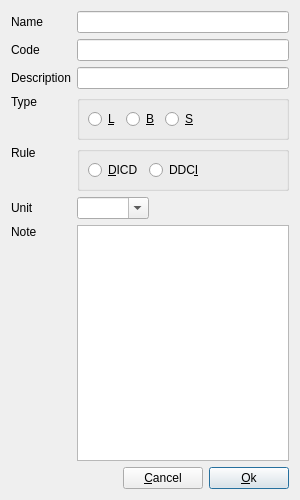
<?xml version="1.0" encoding="UTF-8"?>
<ui version="4.0">
 <class>InsertNodeFinance</class>
 <widget class="QDialog" name="InsertNodeFinance">
  <property name="geometry">
   <rect>
    <x>0</x>
    <y>0</y>
    <width>300</width>
    <height>500</height>
   </rect>
  </property>
  <layout class="QGridLayout" name="gridLayout_3">
   <item row="2" column="0">
    <widget class="QLabel" name="labDescription">
     <property name="text">
      <string>Description</string>
     </property>
     <property name="buddy">
      <cstring>lineDescription</cstring>
     </property>
    </widget>
   </item>
   <item row="8" column="3">
    <widget class="QPushButton" name="pBtnOk">
     <property name="sizePolicy">
      <sizepolicy hsizetype="Fixed" vsizetype="Fixed">
       <horstretch>0</horstretch>
       <verstretch>0</verstretch>
      </sizepolicy>
     </property>
     <property name="text">
      <string>&amp;Ok</string>
     </property>
     <property name="default">
      <bool>true</bool>
     </property>
    </widget>
   </item>
   <item row="8" column="2">
    <widget class="QPushButton" name="pBtnCancel">
     <property name="sizePolicy">
      <sizepolicy hsizetype="Fixed" vsizetype="Fixed">
       <horstretch>0</horstretch>
       <verstretch>0</verstretch>
      </sizepolicy>
     </property>
     <property name="text">
      <string>&amp;Cancel</string>
     </property>
    </widget>
   </item>
   <item row="4" column="0">
    <widget class="QLabel" name="labRule">
     <property name="sizePolicy">
      <sizepolicy hsizetype="Preferred" vsizetype="Preferred">
       <horstretch>0</horstretch>
       <verstretch>0</verstretch>
      </sizepolicy>
     </property>
     <property name="text">
      <string>Rule</string>
     </property>
     <property name="alignment">
      <set>Qt::AlignmentFlag::AlignLeading|Qt::AlignmentFlag::AlignLeft|Qt::AlignmentFlag::AlignTop</set>
     </property>
     <property name="buddy">
      <cstring>rBtnDICD</cstring>
     </property>
    </widget>
   </item>
   <item row="3" column="1" colspan="3">
    <widget class="QGroupBox" name="groupBox_2">
     <property name="title">
      <string/>
     </property>
     <layout class="QGridLayout" name="gridLayout_2">
      <property name="leftMargin">
       <number>8</number>
      </property>
      <property name="topMargin">
       <number>8</number>
      </property>
      <property name="rightMargin">
       <number>8</number>
      </property>
      <property name="bottomMargin">
       <number>8</number>
      </property>
      <property name="spacing">
       <number>-1</number>
      </property>
      <item row="1" column="2">
       <widget class="QRadioButton" name="rBtnBranch">
        <property name="toolTip">
         <string>Branch</string>
        </property>
        <property name="text">
         <string notr="true">&amp;B</string>
        </property>
       </widget>
      </item>
      <item row="1" column="1">
       <widget class="QRadioButton" name="rBtnLeaf">
        <property name="toolTip">
         <string>Leaf</string>
        </property>
        <property name="text">
         <string notr="true">&amp;L</string>
        </property>
       </widget>
      </item>
      <item row="1" column="3">
       <widget class="QRadioButton" name="rBtnSupport">
        <property name="toolTip">
         <string>Support</string>
        </property>
        <property name="text">
         <string notr="true">&amp;S</string>
        </property>
       </widget>
      </item>
      <item row="1" column="4">
       <spacer name="horizontalSpacer_3">
        <property name="orientation">
         <enum>Qt::Orientation::Horizontal</enum>
        </property>
        <property name="sizeHint" stdset="0">
         <size>
          <width>40</width>
          <height>5</height>
         </size>
        </property>
       </spacer>
      </item>
     </layout>
    </widget>
   </item>
   <item row="5" column="0">
    <widget class="QLabel" name="labUnit">
     <property name="text">
      <string>Unit</string>
     </property>
     <property name="buddy">
      <cstring>comboUnit</cstring>
     </property>
    </widget>
   </item>
   <item row="4" column="1" colspan="3">
    <widget class="QGroupBox" name="groupBox">
     <property name="title">
      <string/>
     </property>
     <layout class="QGridLayout" name="gridLayout">
      <property name="leftMargin">
       <number>8</number>
      </property>
      <property name="topMargin">
       <number>8</number>
      </property>
      <property name="rightMargin">
       <number>8</number>
      </property>
      <property name="bottomMargin">
       <number>8</number>
      </property>
      <property name="spacing">
       <number>-1</number>
      </property>
      <item row="0" column="0">
       <widget class="QRadioButton" name="rBtnDICD">
        <property name="toolTip">
         <string>Debit Increase, Credit Decrease</string>
        </property>
        <property name="text">
         <string notr="true">&amp;DICD</string>
        </property>
       </widget>
      </item>
      <item row="0" column="1">
       <widget class="QRadioButton" name="rBtnDDCI">
        <property name="toolTip">
         <string>Debit Decrease, Credit Increase</string>
        </property>
        <property name="text">
         <string notr="true">DDC&amp;I</string>
        </property>
       </widget>
      </item>
      <item row="0" column="2">
       <spacer name="horizontalSpacer_2">
        <property name="orientation">
         <enum>Qt::Orientation::Horizontal</enum>
        </property>
        <property name="sizeHint" stdset="0">
         <size>
          <width>40</width>
          <height>5</height>
         </size>
        </property>
       </spacer>
      </item>
     </layout>
    </widget>
   </item>
   <item row="7" column="0">
    <widget class="QLabel" name="labNote">
     <property name="sizePolicy">
      <sizepolicy hsizetype="Preferred" vsizetype="Expanding">
       <horstretch>0</horstretch>
       <verstretch>0</verstretch>
      </sizepolicy>
     </property>
     <property name="text">
      <string>Note</string>
     </property>
     <property name="alignment">
      <set>Qt::AlignmentFlag::AlignLeading|Qt::AlignmentFlag::AlignLeft|Qt::AlignmentFlag::AlignTop</set>
     </property>
     <property name="buddy">
      <cstring>plainNote</cstring>
     </property>
    </widget>
   </item>
   <item row="7" column="1" colspan="3">
    <widget class="PlainTextEdit" name="plainNote">
     <property name="tabChangesFocus">
      <bool>true</bool>
     </property>
    </widget>
   </item>
   <item row="0" column="0">
    <widget class="QLabel" name="labName">
     <property name="sizePolicy">
      <sizepolicy hsizetype="Fixed" vsizetype="Preferred">
       <horstretch>0</horstretch>
       <verstretch>0</verstretch>
      </sizepolicy>
     </property>
     <property name="text">
      <string>Name</string>
     </property>
     <property name="buddy">
      <cstring>lineName</cstring>
     </property>
    </widget>
   </item>
   <item row="1" column="1" colspan="3">
    <widget class="LineEdit" name="lineCode">
     <property name="sizePolicy">
      <sizepolicy hsizetype="Preferred" vsizetype="Fixed">
       <horstretch>0</horstretch>
       <verstretch>0</verstretch>
      </sizepolicy>
     </property>
    </widget>
   </item>
   <item row="2" column="1" colspan="3">
    <widget class="LineEdit" name="lineDescription">
     <property name="sizePolicy">
      <sizepolicy hsizetype="Preferred" vsizetype="Fixed">
       <horstretch>0</horstretch>
       <verstretch>0</verstretch>
      </sizepolicy>
     </property>
    </widget>
   </item>
   <item row="0" column="1" colspan="3">
    <widget class="LineEdit" name="lineName">
     <property name="sizePolicy">
      <sizepolicy hsizetype="Expanding" vsizetype="Fixed">
       <horstretch>0</horstretch>
       <verstretch>0</verstretch>
      </sizepolicy>
     </property>
    </widget>
   </item>
   <item row="1" column="0">
    <widget class="QLabel" name="labCode">
     <property name="text">
      <string>Code</string>
     </property>
     <property name="buddy">
      <cstring>lineCode</cstring>
     </property>
    </widget>
   </item>
   <item row="8" column="0" colspan="2">
    <spacer name="horizontalSpacer">
     <property name="orientation">
      <enum>Qt::Orientation::Horizontal</enum>
     </property>
     <property name="sizeHint" stdset="0">
      <size>
       <width>111</width>
       <height>20</height>
      </size>
     </property>
    </spacer>
   </item>
   <item row="3" column="0">
    <widget class="QLabel" name="labType">
     <property name="sizePolicy">
      <sizepolicy hsizetype="Preferred" vsizetype="Preferred">
       <horstretch>0</horstretch>
       <verstretch>0</verstretch>
      </sizepolicy>
     </property>
     <property name="text">
      <string>Type</string>
     </property>
     <property name="alignment">
      <set>Qt::AlignmentFlag::AlignLeading|Qt::AlignmentFlag::AlignLeft|Qt::AlignmentFlag::AlignTop</set>
     </property>
     <property name="buddy">
      <cstring>rBtnDICD</cstring>
     </property>
    </widget>
   </item>
   <item row="5" column="1" colspan="3">
    <widget class="QWidget" name="widget" native="true">
     <layout class="QGridLayout" name="gridLayout_4">
      <property name="leftMargin">
       <number>0</number>
      </property>
      <property name="topMargin">
       <number>0</number>
      </property>
      <property name="rightMargin">
       <number>0</number>
      </property>
      <property name="bottomMargin">
       <number>0</number>
      </property>
      <item row="0" column="0">
       <widget class="ComboBox" name="comboUnit">
        <property name="editable">
         <bool>true</bool>
        </property>
        <property name="insertPolicy">
         <enum>QComboBox::InsertPolicy::NoInsert</enum>
        </property>
        <property name="sizeAdjustPolicy">
         <enum>QComboBox::SizeAdjustPolicy::AdjustToContents</enum>
        </property>
       </widget>
      </item>
      <item row="0" column="1">
       <spacer name="horizontalSpacer_4">
        <property name="orientation">
         <enum>Qt::Orientation::Horizontal</enum>
        </property>
        <property name="sizeHint" stdset="0">
         <size>
          <width>40</width>
          <height>5</height>
         </size>
        </property>
       </spacer>
      </item>
     </layout>
    </widget>
   </item>
  </layout>
 </widget>
 <customwidgets>
  <customwidget>
   <class>ComboBox</class>
   <extends>QComboBox</extends>
   <header location="global">widget/combobox.h</header>
  </customwidget>
  <customwidget>
   <class>LineEdit</class>
   <extends>QLineEdit</extends>
   <header location="global">widget/lineedit.h</header>
  </customwidget>
  <customwidget>
   <class>PlainTextEdit</class>
   <extends>QPlainTextEdit</extends>
   <header location="global">widget/plaintextedit.h</header>
  </customwidget>
 </customwidgets>
 <tabstops>
  <tabstop>lineName</tabstop>
  <tabstop>lineCode</tabstop>
  <tabstop>plainNote</tabstop>
  <tabstop>pBtnOk</tabstop>
  <tabstop>pBtnCancel</tabstop>
  <tabstop>rBtnDICD</tabstop>
  <tabstop>rBtnDDCI</tabstop>
 </tabstops>
 <resources/>
 <connections>
  <connection>
   <sender>pBtnCancel</sender>
   <signal>clicked()</signal>
   <receiver>InsertNodeFinance</receiver>
   <slot>reject()</slot>
   <hints>
    <hint type="sourcelabel">
     <x>358</x>
     <y>495</y>
    </hint>
    <hint type="destinationlabel">
     <x>260</x>
     <y>492</y>
    </hint>
   </hints>
  </connection>
  <connection>
   <sender>pBtnOk</sender>
   <signal>clicked()</signal>
   <receiver>InsertNodeFinance</receiver>
   <slot>accept()</slot>
   <hints>
    <hint type="sourcelabel">
     <x>425</x>
     <y>506</y>
    </hint>
    <hint type="destinationlabel">
     <x>101</x>
     <y>492</y>
    </hint>
   </hints>
  </connection>
 </connections>
</ui>
